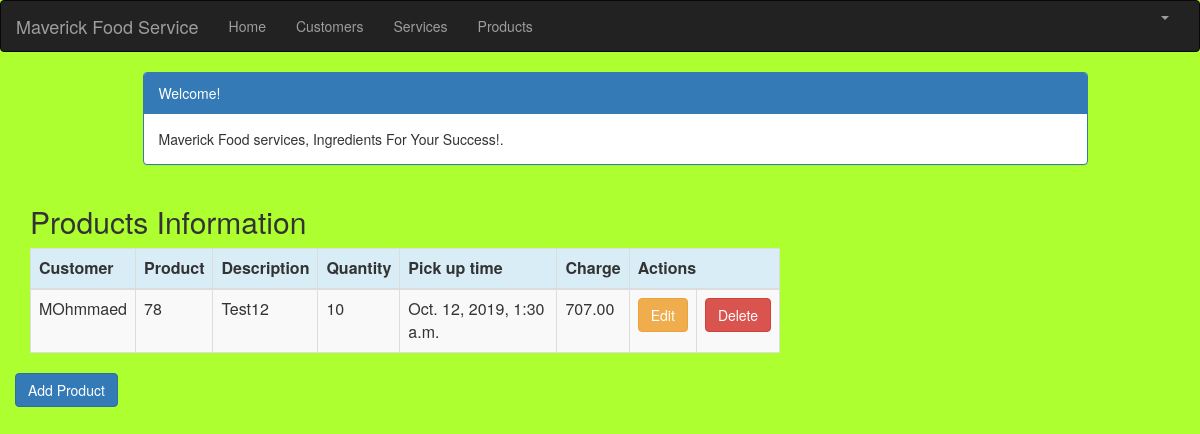
The page /product_list (signed in) on the database its author committed.
### crm/models.py (models this page shows, shortened)
class Product(models.Model):
    cust_name = models.ForeignKey(Customer, on_delete=models.CASCADE, related_name='products')
    product = models.CharField(max_length=100)
    p_description = models.TextField()
    quantity = models.IntegerField()
    pickup_time = models.DateTimeField(
        default=timezone.now)
    charge = models.DecimalField(max_digits=10, decimal_places=2)
    created_date = models.DateTimeField(
        default=timezone.now)
    updated_date = models.DateTimeField(auto_now_add=True)

class Customer(models.Model):
    cust_name = models.CharField(max_length=50)
    organization = models.CharField(max_length=100, blank=True)
    role = models.CharField(max_length=100)
    email = models.EmailField(max_length=100)
    bldgroom = models.CharField(max_length=100)
    address = models.CharField(max_length=200)
    account_number = models.IntegerField(blank=False, null=False)
    city = models.CharField(max_length=50)
    state = models.CharField(max_length=50)
    zipcode = models.CharField(max_length=10)
    phone_number = models.CharField(max_length=50)
    created_date = models.DateTimeField(
        default=timezone.now)
    updated_date = models.DateTimeField(auto_now_add=True)
    def __str__(self):
        return str(self.cust_name)

### crm/views.py (the view)
# urls.py: path('product_list', views.product_list, name='product_list'),
@login_required
def product_list(request):
   products = Product.objects.filter(created_date__lte=timezone.now())
   return render(request, 'crm/product_list.html', {'products': products})

### crm/templates/crm/product_list.html (shortened to what this page needs)
{% extends 'crm/base.html' %}
{% block content %}
    <html>
    <head>
        <link rel="stylesheet" href="https://maxcdn.bootstrapcdn.com/bootstrap/3.3.4/css/bootstrap.min.css">
    </head>
    <body>
    <div class="container">
        <div class="row">
            <div class="col-md-10 col-md-offset-1">
                <div class="panel panel-primary">
                    <div class="panel-heading">Welcome!</div>
                    <div class="panel-body">
                        Maverick Food services, Ingredients For Your Success!.
                    </div>
                </div>
            </div>
        </div>
    </div>
    <div class="row">
        <h2 style="padding-left: 15Px">Products Information</h2>
    </div>
    <div>
        <table class="table table-striped table-bordered table-hover">
            <thead>
            <tr class="bg-info">
                <th>Customer</th>
                <th>Product</th>
                <th>Description</th>
                <th>Quantity</th>
                <th>Pick up time</th>
                <th>Charge</th>
                <th colspan="3">Actions</th>
            </tr>
            </thead>
            <tbody>
            {% for service in products %}
                <tr>
                    <td>{{ service.cust_name }}</td>
                    <td>{{ service.product }}</td>
                     <td>{{ service.p_description }}</td>
                    <td>{{ service.quantity }}</td>
                    <td>{{ service.pickup_time }}</td>
                    <td>{{ service.charge }}</td>
                   <td><a href="{% url 'crm:product_edit' pk=service.pk %}"
                           class="btn btn-warning">Edit</a></td>
                    <td><a href="{%url 'crm:product_delete' pk=service.pk %}"
onclick="return confirm('Are you sure you want to delete?')"
                           class="btn btn-danger">Delete</a>
                    </td>
                </tr>
            {% endfor %}
            </tbody>
        </table>
    <div class="row">
         <a href="{% url 'crm:product_new' %}" class="row"><span
                    class="btn btn-primary">Add Product</span></a>
     </div>
    </div>
    </body>
    </html>
{% endblock %}

### crm/templates/crm/product_list.html (style rules this page uses)
body { background-color: greenyellow; }

### rows shown on the page
Product: cust_name "MOhmmaed", product "78", p_description "Test12", quantity "10", pickup_time "Oct. 12, 2019, 1:30 a.m.", charge "707.00"
